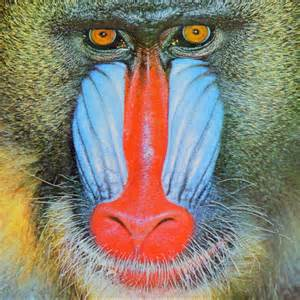
#> input picture image_filter/images/mandrill.jpg, 300 x 300 px
$ python gaussian_filter.py
#> lines starting #> are read from the running program, lines starting #| are printed output that depends on the picture
### image_filter/processing_tool.py
import math
import numpy as np
from skimage import io
import matplotlib.pyplot as plt

def load(img_path):
    """Loads an image from a file path.

    HINT: Look up `skimage.io.imread()` function.
    HINT: Converting all pixel values to a range between 0.0 and 1.0
    (i.e. divide by 255) will make your life easier later on!

    Inputs:
        image_path: file path to the image.

    Returns:
        out: numpy array of shape(image_height, image_width, 3).
    """
#> called with img_path = 'images/mandrill.jpg'
    out = None
    img = io.imread(img_path)
#> img is the input picture: shape (300, 300, 3); mean R, G, B 137.8, 129.1, 113.5
    img = img /255
    out = img

    return out

def display(img, caption=''):
    # Show image using pyplot
#> called with img = array of shape (5, 5), caption = 'Gaussian kernel, 5x5, sigma=1.0'
    plt.figure()
    plt.imshow(img)
    plt.title(caption)
    plt.axis('off')
    plt.show()
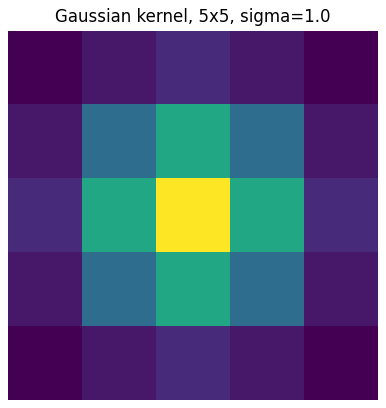
#> figure drawn by matplotlib, 1 panel
#> in conv2D (call 3), `imagePadded[int(padding):int(-1 * padding), int(padding):int(-1 * padd..`:
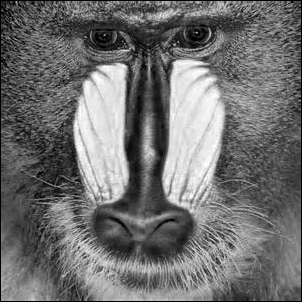
#> imagePadded: shape (302, 302) float64; min 0, max 1, mean 0.439
#> call 3 of display, with img = array of shape (15, 15), caption = 'Gaussian kernel, 15x15, sigma=4.0'
#> in display (call 3), `plt.show()`:
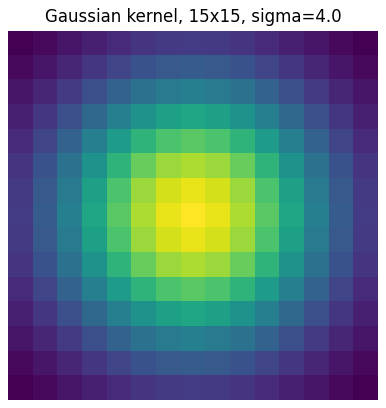
#> figure drawn by matplotlib, 1 panel
#> after the loop in conv2D (call 5), `for i in range(h_imagepadded - h_kernel +1):`:
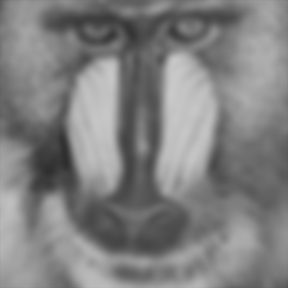
#> out: shape (288, 288) float64; min 0.178, max 0.791, mean 0.505
#> after the loop in conv2D (call 6), `for i in range(h_imagepadded - h_kernel +1):`:
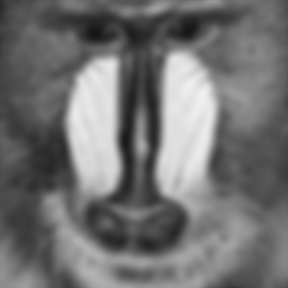
#> out: shape (288, 288) float64; min 0.0811, max 0.945, mean 0.449

# [62 lines left out: functions print_stats, crop, change_contrast, not called in this run]


def resize(input_image, output_rows, output_cols):
    """Resize an image using the nearest neighbor method.
    i.e. for each output pixel, use the value of the nearest input pixel after scaling

    Inputs:
        input_image: RGB image stored as an array, with shape
            `(input_rows, input_cols, 3)`.
        output_rows (int): Number of rows in our desired output image.
        output_cols (int): Number of columns in our desired output image.

    Returns:
        np.ndarray: Resized image, with shape `(output_rows, output_cols, 3)`.
    """
#> called with output_rows = 288, output_cols = 288
    out = None
    # print(input_image.shape)

    height, width, channels = input_image.shape
#> height = 300; width = 300; channels = 3

    out = np.zeros((output_rows, output_cols, channels)) #get the empty image first

    for i in range(output_rows):
        for j in range(output_cols):
            x = int(float(i)/float(output_rows) * float(height))
            y = int(float(j)/float(output_cols) * float(width))

            out[i,j] = input_image[x, y]
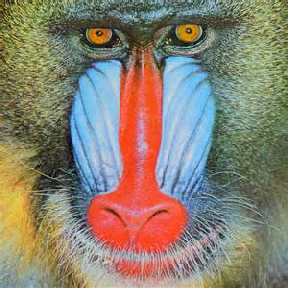
#> out: shape (288, 288, 3) float64; mean R, G, B 0.54, 0.506, 0.445

    return out


# [17 lines left out: function greyscale, not called in this run]

### image_filter/convolution_tool.py
import math
import numpy as np
from skimage import io
import matplotlib.pyplot as plt

def conv2D(image, kernel):
    """ Convolution of a 2D image with a 2D kernel.
    Convolution is applied to each pixel in the image.
    Assume values outside image bounds are 0.

    Args:
        image: numpy array of shape (Hi, Wi).
        kernel: numpy array of shape (Hk, Wk). Dimensions will be odd.

    Returns:
        out: numpy array of shape (Hi, Wi).
    """
    out = None
    padding = 1
    imagePadded = np.zeros((image.shape[0] + padding*2, image.shape[1] + padding*2))
    imagePadded[int(padding):int(-1 * padding), int(padding):int(-1 * padding)] = image
    # print(imagePadded)

    h_imagepadded, w_imagepadded = imagePadded.shape
    h_kernel, w_kernel = kernel.shape
    out = np.zeros((h_imagepadded - h_kernel +1, w_imagepadded - w_kernel +1))

    # out[0, 0] = (kernel * imagePadded[0: h_kernel, 0: h_kernel]).sum()
    # print(out[0, 0])

    for i in range(h_imagepadded - h_kernel +1):
        for j in range(w_imagepadded - w_kernel +1):
            out[i, j] = (kernel * imagePadded[i: i + h_kernel, j: j + h_kernel]).sum()

    return out

# [45 lines left out: function test_conv2D, not called in this run]

def conv(image, kernel):
    """Convolution of a RGB or grayscale image with a 2D kernel

    Args:
        image: numpy array of shape (Hi, Wi, 3) or (Hi, Wi)
        kernel: numpy array of shape (Hk, Wk). Dimensions will be odd.

    Returns:
        out: numpy array of shape (Hi, Wi, 3) or (Hi, Wi)
    """
    out = None

    if len(image.shape) == 2:			 # grayscale image is 2D
    	out = conv2D(image, kernel)
    elif len(image.shape) == 3:			 # RGB image is 3D
    	# Applying the 2D convolution to each channel independently.
    	r = conv2D(image[:,:,0], kernel)
    	g = conv2D(image[:,:,1], kernel)
    	b = conv2D(image[:,:,2], kernel)
    	#and then make these three channel stacked to a new RGB image
    	out = np.stack((r, g, b), axis=2)
    	# print(out.shape)
    return out


def gauss2D(size, sigma):

    """Function to mimic the 'fspecial' gaussian MATLAB function.
       You should not need to edit it.

    Args:
        size: filter height and width
        sigma: std deviation of Gaussian

    Returns:
        numpy array of shape (size, size) representing Gaussian filter
    """

    x, y = np.mgrid[-size//2 + 1:size//2 + 1, -size//2 + 1:size//2 + 1]
    g = np.exp(-((x**2 + y**2)/(2.0*sigma**2)))
    return g/g.sum()


# [18 lines left out: function corr, not called in this run]

### image_filter/gaussian_filter.py
from processing_tool import *
from convolution_tool import *

mandrill_image = load('images/mandrill.jpg')

#create a 5x5 Gaussian kernel with sigma = 1.0
gaussian_kernel_5_10 = gauss2D(5, 1.0)
display(gaussian_kernel_5_10, 'Gaussian kernel, 5x5, sigma=1.0')

gaussian_kernel_5_10_image = conv(mandrill_image, gaussian_kernel_5_10)
display(gaussian_kernel_5_10_image, 'Gaussian kernel image, 5x5, sigma=1.0')

#create a 15x15 Gaussian kernel with sigma = 4.0
gaussian_kernel_15_40 = gauss2D(15, 4.0)
display(gaussian_kernel_15_40, 'Gaussian kernel, 15x15, sigma=4.0')

gaussian_kernel_15_40_image = conv(mandrill_image, gaussian_kernel_15_40)
display(gaussian_kernel_15_40_image, 'Gaussian kernel image, 15x15, sigma=4.0')

# See what is lost when filtering:

# resize to the same size first
image1_288 = resize(mandrill_image, 288, 288)
# Then subtract the filtered image from the origina
display(image1_288 - gaussian_kernel_15_40_image, 'The lost information')
#> in display (call 5), `plt.show()`:
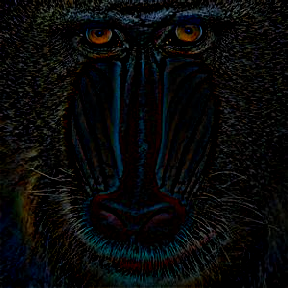
#> shown: shape (288, 288, 3) float64; mean R, G, B 0.0354, 0.0385, 0.0393
